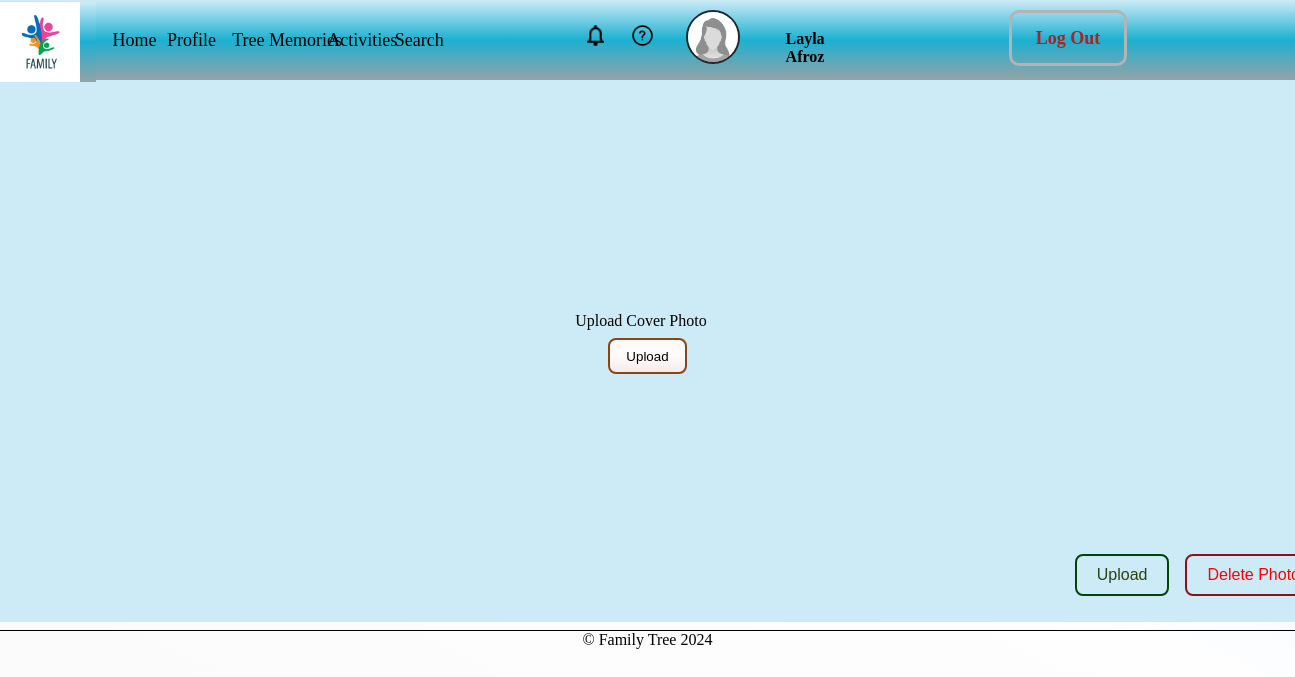
Page /Site/profile/ (signed in) on the earlier database version.
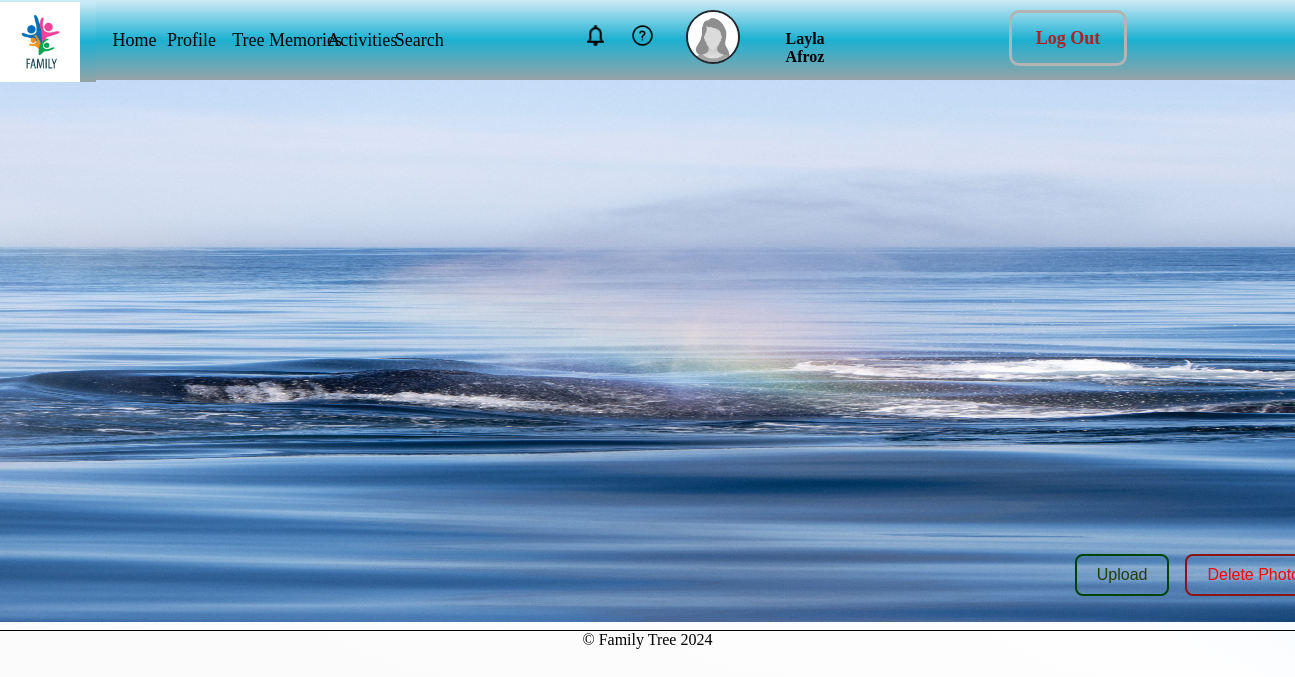
Same page on the later database version.
### Users/models.py (models this page shows, shortened)
class Person(models.Model):
    user_name = models.CharField(max_length=125, unique=True, primary_key=True)
    first_name = models.CharField(max_length=125)
    last_name = models.CharField(max_length=125)
    email = models.EmailField(null=True)
    dob = models.DateField(null=True, blank=True)
    gender = models.CharField(max_length=10)
    password1 = models.CharField(max_length=20)
    password2 = models.CharField(max_length=20)
    cover_photo = models.ImageField(upload_to=user_directory_path, null=True)
    profile_photo = models.ImageField(upload_to=user_directory_path, null=True)

### Site/views.py (the view)
# urls.py: path("profile/",views.ProfileView , name='profile' ),
def ProfileView(request):
    user = Person.objects.get(user_name=request.session['user_name'])
    if request.method == 'POST':
        form = ProfileForm(request.POST, request.FILES, instance=user)
        if form.is_valid():
            form.save()
            return redirect('Site:profile')  # Assuming you have a URL named 'profile'
    else:
        form = ProfileForm(instance=user)
    return render(request, "Site/Profile.html", {
        "user": user.first_name + ' ' + user.last_name,
        "gender": user.gender,
        "form": form,
        "img_obj": user
        })

### Site/templates/Site/Profile.html (shortened to what this page needs)
{% extends "layout.html" %}
{% load static %}
{% block css %}
<link rel="stylesheet" href="{%static 'Site/Navbar.css'%}">
<link rel="stylesheet" href="{%static 'Site/Profile.css'%}">
<link rel="stylesheet" href="{%static 'Site/Profile.css'%}">
{% endblock css %}
{% block body %}
<div class="navbar" >
    <div class="logo">
        <img src="{%static 'Site/images/Logo.jpg' %}" alt="Logo">
    </div>
            <div class="navigation-button">
                                <div class="button"><a href="{% url 'Site:homepageLoggedIn' %}">Home </a></div>
                                <div class="button"> <a href="{% url 'Site:profile' %}">Profile </a></div>
                                <div class="button"> Tree</div>
                                <div class="button"> Memories</div>
                                <div class="button"> Activities</div>
                                <div class="button"> Search</div>
             </div>
    <div class="extraLinks">
            <div class="border">
                <div class="notification">
                    <img src="{% static 'Site/images/Bell.png' %}" alt="bell icon">
                </div>
            </div>
            <div class="border" >
                <div class="notification">
                 <img src="{% static 'Site/images/help.png' %}" alt="faq">
               </div>
            </div>
            <div class="border-image-link" >
                {% if gender == 'male' %}
                    <a href="{% url 'Site:profile' %}"><img src="{% static 'Site\images\avatarMale.jpg' %}" alt="Avatar"></a>
                {% elif gender == 'female' %}
                    <a href="{% url 'Site:profile' %}" ><img src="{% static 'Site\images\avatarFemale.jpg' %}" alt="Avatar"></a>
                {% endif %}
            </div>
            <div class="username">
                <p>{{user}}</p>
            </div>
            <div class="accountCreate-link" >
                <div class="notification">
              <a href="{% url 'Site:custom_logout' %}">Log Out</a>
              </div>
           </div>
    </div>
</div>
<div class="main-container">
    <div class="imageField-formContainer">
        <form action="" method="POST" enctype="multipart/form-data">
            <div class="coverPhoto">
                {% if not img_obj.cover_photo %}
                    <div class="sc">
                        <div class="secondaryButton" onclick="document.getElementById('id_cover_photo').click();">Upload Cover Photo</div>
                        <button type="submit">Upload</button>
                    </div>
                {% elif img_obj.cover_photo %}
                    <img src="{{ img_obj.cover_photo.url }}">
                {% endif %}
               <div class="actionButton">
                    <div class="actionbutton1">
                        <form action="{% url 'Site:update_cover_photo' %}" method="POST" enctype="multipart/form-data">
                            <button type="button">Upload</button>
                        </form>
                    </div>
                        <div class="actionbutton2">
                            <div class="deleteButton">
                                    <form action="{% url 'Site:delete_cover_photo' %}" method="POST">
                                        <button type="submit" class="button2">Delete Photo</button>
                                    </form>
                            </div>
                        </div>
                    </div>
              </div>
            </form>
                </div>
                </div>
{% endblock body %}

### templates/layout.html (shortened to what this page needs)
<html lang="en">
<head>
    {% block css %}
    {% endblock css %}
</head>
<body>
    {% block body %} {% endblock body %}
    <footer style="display: flex; justify-content:center; align-items:center ; border-top:1px solid black" >&copy; Family Tree 2024 </footer>
</body>
</html>

### Site/static/Site/Navbar.css (style rules this page uses)
html { background: -webkit-linear-gradient(2405deg,#cdebf7 , #fefeff ,#fafafa); font-family: 'Times New Roman', Times, serif; }
body { margin: 0; padding: 0; }
.main-container { padding-top: 3rem; padding-top: 3rem; padding-top: 3rem; display: flex; flex-direction: column; width:100%; height:max-content; }
.navbar { background:linear-gradient(#cdebf7 , #1cb0d1 ,#95a3a7); position: fixed; width: 100%; display: flex; flex-direction: row; height: 5rem; color: black; z-index: 999999999999; }
.navbar .logo img { background:linear-gradient(#cdebf7 , #1cb0d1 ,#95a3a7); width: 5rem; height: 5rem; margin: 2px 0 4px 0; padding: 0 16px 0 0; }
.navigation-button { width: 50%; display: flex; flex-direction: row; justify-content:flex-start; padding: 0.625rem; align-items: center; border-radius: 20px; }
.navigation-button .button { display: flex; justify-content: center; align-items: center; text-align: center; font-size: 18px; font-weight:20; font-family:Cambria, Cochin, Georgia, Times, 'Times New Roman', serif; width: 12.5%; height: 50px; background-color: transparent; letter-spacing: normal; }
.extraLinks { display: flex; flex-direction: row; width: 50rem; margin-right: 10rem; }
.extraLinks .accountCreate-link { display: flex; margin-left:30% ; }
.border { height: 50px; width: 50px; display:flex ; justify-content: center; align-items: center; margin: 10px 2px 10px 2px; }
.border img { height: 25px; width: 25px; }
.border-image-link { border:2px #272527 solid ; width: 50px; height: 50px; border-radius: 50%; display: flex; justify-content: center; align-items: center; margin-top:10px ; margin-left: 20px; margin-right: 20px; }
.border-image-link img { height: 50px; width: 50px; border-radius: 50%; }
.username { margin-top: 14px; margin-left: 10px; height: fit-content; width: fit-content; }
.username p { text-align: center; font-weight:800; }
.accountCreate-link { height: 50px; width: 130px; display: flex; justify-content: center; align-items: center; text-align: center; margin-top: 10px; margin-bottom: 10px; margin-left: 8px; margin-right: 8px; border: 3px solid rgb(180, 180, 180); font-weight:560; border-radius: 10px; letter-spacing: normal; }
a { text-decoration: none; color: black; font-size: large; }
.accountCreate-link a { color: rgb(173, 34, 34); }

### Site/static/Site/Profile.css (style rules this page uses)
html { background: -webkit-linear-gradient(2405deg, #cdebf7, #fefeff, #fafafa); font-family: 'Times New Roman', Times, serif; }
body { margin: 0; padding: 0; }
.main-container { padding-top: 5rem; display: flex; flex-direction: column; width: 100%; height: max-content; }
.imageField-formContainer { display: flex; flex-direction: row; justify-content: center; align-items: center; height: 550px; width: 100%; }
.coverPhoto { position: relative; display: flex; flex-direction: row; justify-content: center; align-items: center; height: 550px; width: 1369px; background-color: #cdebf7; }
.coverPhoto img { height: 100%; width: 100%; }
.coverPhoto .actionButton { position: absolute; bottom: 10px; right: 10px; display: flex; flex-direction: row; align-items: flex-end; }
.coverPhoto .actionbutton1 { position: relative; display: inline-block; }
.coverPhoto .actionbutton1 button { display: block; border: 2px rgb(2, 68, 7) solid; background: transparent; border-radius: 8px; color: rgba(31, 53, 2, 0.938); padding: 10px 20px; cursor: pointer; font-size: 16px; margin-bottom: 16px; margin-right: 1rem; }
.coverPhoto .deleteButton { display: flex; flex-direction: row; justify-content: flex-end; align-items: flex-end; }
.coverPhoto .deleteButton .button2 { display: block; border: 2px rgb(139, 19, 19) solid; background: transparent; color: red; border-radius: 8px;; padding: 10px 20px; cursor: pointer; font-size: 16px; margin-top: 10px; }

Differences in the rows shown:
now on this page (row edited): Person: cover_photo (picture)
Other differences:
text no longer shown: "Upload Cover Photo Upload"
